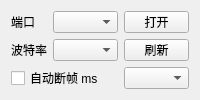
<?xml version="1.0" encoding="UTF-8"?>
<ui version="4.0">
 <class>AppSerial</class>
 <widget class="QWidget" name="AppSerial">
  <property name="geometry">
   <rect>
    <x>0</x>
    <y>0</y>
    <width>200</width>
    <height>100</height>
   </rect>
  </property>
  <property name="sizePolicy">
   <sizepolicy hsizetype="Minimum" vsizetype="Minimum">
    <horstretch>0</horstretch>
    <verstretch>0</verstretch>
   </sizepolicy>
  </property>
  <property name="minimumSize">
   <size>
    <width>200</width>
    <height>100</height>
   </size>
  </property>
  <property name="maximumSize">
   <size>
    <width>200</width>
    <height>100</height>
   </size>
  </property>
  <property name="windowTitle">
   <string>Form</string>
  </property>
  <property name="layoutDirection">
   <enum>Qt::LeftToRight</enum>
  </property>
  <layout class="QGridLayout" name="gridLayout">
   <item row="0" column="0">
    <widget class="QLabel" name="label_serial">
     <property name="text">
      <string>端口</string>
     </property>
    </widget>
   </item>
   <item row="0" column="1">
    <widget class="QComboBox" name="com"/>
   </item>
   <item row="0" column="2">
    <widget class="QPushButton" name="switch_com">
     <property name="text">
      <string>打开</string>
     </property>
    </widget>
   </item>
   <item row="1" column="0">
    <widget class="QLabel" name="label_baudrate">
     <property name="text">
      <string>波特率</string>
     </property>
    </widget>
   </item>
   <item row="1" column="1">
    <widget class="QComboBox" name="baudrate"/>
   </item>
   <item row="1" column="2">
    <widget class="QPushButton" name="refresh_com">
     <property name="text">
      <string>刷新</string>
     </property>
    </widget>
   </item>
   <item row="2" column="0" colspan="2">
    <widget class="QCheckBox" name="auto_check">
     <property name="text">
      <string>自动断帧 ms</string>
     </property>
    </widget>
   </item>
   <item row="2" column="2">
    <widget class="QComboBox" name="recv_timeout"/>
   </item>
  </layout>
 </widget>
 <resources/>
 <connections/>
</ui>
